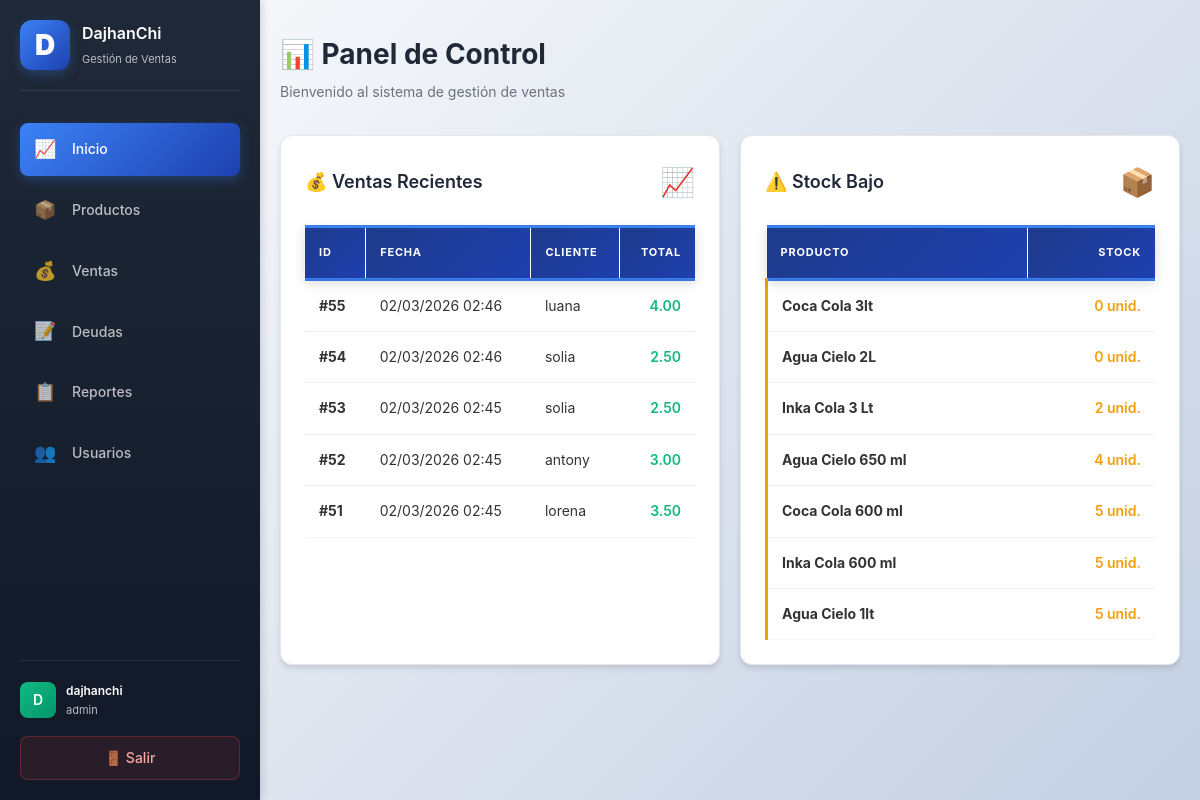
Screenshot of / (signed in) with the database file from the repository.
### app.py (models this page shows, shortened)
class Sale(db.Model):
    id = db.Column(db.Integer, primary_key=True)
    user_id = db.Column(db.Integer, db.ForeignKey("user.id"), nullable=False, index=True)
    created_at = db.Column(db.DateTime, nullable=False, default=datetime.utcnow, index=True)
    customer_name = db.Column(db.String(160))
    payment_method = db.Column(db.String(20), nullable=False, default="efectivo")  # efectivo, yape, fiado
    total_cents = db.Column(db.Integer, nullable=False, default=0)
    paid_cents = db.Column(db.Integer, nullable=False, default=0)
    payment_status = db.Column(db.String(20), nullable=False, default="pagado")  # pagado, pendiente, parcial
    user = db.relationship("User", backref=db.backref("sales", lazy=True))

class Product(db.Model):
    id = db.Column(db.Integer, primary_key=True)
    user_id = db.Column(db.Integer, db.ForeignKey("user.id"), nullable=False, index=True)
    name = db.Column(db.String(160), nullable=False, index=True)
    sku = db.Column(db.String(64), nullable=True, index=True)
    package_cost_cents = db.Column(db.Integer, nullable=False, default=0)
    package_quantity = db.Column(db.Integer, nullable=False, default=1)
    cost_cents = db.Column(db.Integer, nullable=False, default=0)
    price_cents = db.Column(db.Integer, nullable=False, default=0)
    stock = db.Column(db.Integer, nullable=False, default=0, index=True)
    user = db.relationship("User", backref=db.backref("products", lazy=True))

### app.py (the view)
@app.route("/")
@login_required
def dashboard():
    user_id = session.get("user_id")
    recent_sales = Sale.query.filter_by(user_id=user_id).options(db.joinedload(Sale.items)).order_by(Sale.created_at.desc()).limit(5).all()
    low_stock = Product.query.filter(Product.user_id == user_id, Product.stock <= 5).order_by(Product.stock.asc()).limit(10).all()
    return render_template("dashboard.html", recent_sales=recent_sales, low_stock=low_stock)

### app.py (called while the page is built, shortened)
@app.before_request
def init_db_once():
    global _db_initialized
    if _db_initialized:
        return

@app.template_filter("money")
def format_money(cents):
    if cents is None:
        return "0.00"
    return f"{cents / 100:.2f}"

def login_required(view):
    @wraps(view)
    def wrapped(*args, **kwargs):
        if not session.get("user_id"):
            return redirect(url_for("login"))
        return view(*args, **kwargs)
    return wrapped

### templates/dashboard.html
{% extends "base.html" %}
{% block content %}
<div class="page-head">
    <div>
        <h1>📊 Panel de Control</h1>
        <p style="color: #6b7280; margin: 4px 0 0 0;">Bienvenido al sistema de gestión de ventas</p>
    </div>
</div>
<div class="grid">
    <div class="card">
        <div style="display: flex; align-items: center; justify-content: space-between; margin-bottom: 20px;">
            <h2 style="margin: 0;">💰 Ventas Recientes</h2>
            <span style="font-size: 28px;">📈</span>
        </div>
        {% if recent_sales %}
        <table>
            <thead>
                <tr>
                    <th>ID</th>
                    <th>Fecha</th>
                    <th>Cliente</th>
                    <th style="text-align: right;">Total</th>
                </tr>
            </thead>
            <tbody>
            {% for sale in recent_sales %}
                <tr>
                    <td><strong>#{{ sale.id }}</strong></td>
                    <td>{{ sale.created_at.strftime("%d/%m/%Y %H:%M") }}</td>
                    <td>{{ sale.customer_name or "Cliente genérico" }}</td>
                    <td style="text-align: right; color: #10b981; font-weight: 600;">{{ sale.total_cents | money }}</td>
                </tr>
            {% endfor %}
            </tbody>
        </table>
        {% else %}
        <div style="text-align: center; padding: 32px 0; color: #9ca3af;">
            <p style="font-size: 32px; margin: 0;">📭</p>
            <p style="margin: 12px 0 0 0;">No hay ventas registradas aún</p>
        </div>
        {% endif %}
    </div>
    <div class="card">
        <div style="display: flex; align-items: center; justify-content: space-between; margin-bottom: 20px;">
            <h2 style="margin: 0;">⚠️ Stock Bajo</h2>
            <span style="font-size: 28px;">📦</span>
        </div>
        {% if low_stock %}
        <table>
            <thead>
                <tr>
                    <th>Producto</th>
                    <th style="text-align: right;">Stock</th>
                </tr>
            </thead>
            <tbody>
            {% for product in low_stock %}
                <tr style="border-left: 3px solid #f59e0b;">
                    <td><strong>{{ product.name }}</strong></td>
                    <td style="text-align: right; color: #f59e0b; font-weight: 600;">{{ product.stock }} unid.</td>
                </tr>
            {% endfor %}
            </tbody>
        </table>
        {% else %}
        <div style="text-align: center; padding: 32px 0; color: #9ca3af;">
            <p style="font-size: 32px; margin: 0;">✓</p>
            <p style="margin: 12px 0 0 0; color: #10b981;">Todos los productos tienen stock suficiente</p>
        </div>
        {% endif %}
    </div>
</div>
{% endblock %}

### static/style.css (style rules this page uses)
:root { --primary: #3b82f6; --primary-dark: #1e40af; --primary-light: #dbeafe; --secondary: #6366f1; --success: #10b981; --danger: #ef4444; --warning: #f59e0b; --dark: #1f2937; --gray: #6b7280; --light: #f3f4f6; --border: #e5e7eb; --shadow: 0 4px 6px rgba(0, 0, 0, 0.07), 0 2px 4px rgba(0, 0, 0, 0.05); --shadow-lg: 0 10px 15px rgba(0, 0, 0, 0.1), 0 4px 6px rgba(0, 0, 0, 0.05); --transition: all 0.15s ease; }
* { box-sizing: border-box; }
html { scroll-behavior: auto; }
body { font-family: -apple-system, BlinkMacSystemFont, "Segoe UI", "Roboto", "Oxygen", "Ubuntu", "Cantarell", sans-serif; margin: 0; background: linear-gradient(135deg, #f5f7fa 0%, #c3cfe2 100%); color: var(--dark); min-height: 100vh; line-height: 1.6; font-size: 14px; will-change: auto; }
.page-head { display: flex; justify-content: space-between; align-items: center; margin-bottom: 32px; gap: 24px; flex-wrap: wrap; }
.page-head h1 { font-size: 28px; margin: 0; color: var(--dark); font-weight: 700; }
.card { background: #fff; border-radius: 12px; padding: 24px; box-shadow: var(--shadow); margin-bottom: 20px; border: 1px solid var(--border); transition: var(--transition); }
.card h2 { margin-top: 0; margin-bottom: 20px; color: var(--dark); font-size: 18px; font-weight: 600; }
.grid { display: grid; gap: 20px; grid-template-columns: repeat(auto-fit, minmax(300px, 1fr)); }
table { width: 100%; border-collapse: collapse; font-size: 14px; table-layout: auto; position: relative; }
thead { background: linear-gradient(135deg, #1e3a8a 0%, #1e40af 100%); border-top: 3px solid #3b82f6; border-bottom: 3px solid #3b82f6; position: sticky; top: 0; z-index: 100; box-shadow: 0 4px 12px rgba(0, 0, 0, 0.15); }
th { text-align: left; padding: 16px 14px; font-weight: 700; color: #ffffff; text-transform: uppercase; letter-spacing: 0.8px; font-size: 11px; background: linear-gradient(135deg, #1e3a8a 0%, #1e40af 100%); border-right: 1px solid rgba(255, 255, 255, 0.1); }
th:last-child { border-right: none; }
td { text-align: left; padding: 14px; border-bottom: 1px solid #f0f0f0; color: #333; vertical-align: middle; }
tbody tr { transition: all 0.2s ease; background: #ffffff; border-bottom: 1px solid #f3f4f6; }
tbody tr:last-child td { border-bottom: none; }
h1 { color: var(--dark); font-size: 28px; font-weight: 700; }
h2 { color: var(--dark); font-size: 20px; font-weight: 600; }

### rows the page displays
Sale: id "55", created_at "02/03/2026 02:46", customer_name "luana", total_cents "4.00"
Sale: id "54", created_at "02/03/2026 02:46", customer_name "solia", total_cents "2.50"
Sale: id "53", created_at "02/03/2026 02:45", customer_name "solia", total_cents "2.50"
Sale: id "52", created_at "02/03/2026 02:45", customer_name "antony", total_cents "3.00"
Sale: id "51", created_at "02/03/2026 02:45", customer_name "lorena", total_cents "3.50"
Product: name "Coca Cola 3lt", stock "0"
Product: name "Agua Cielo 2L", stock "0"
Product: name "Inka Cola 3 Lt", stock "2"
Product: name "Agua Cielo 650 ml", stock "4"
Product: name "Coca Cola 600 ml", stock "5"
Product: name "Inka Cola 600 ml", stock "5"
Product: name "Agua Cielo 1lt", stock "5"

### other values shown
{{ session.get('username', 'U')[0].upper() }} "D"
{{ session.get('username', 'Usuario') }} "dajhanchi"
{{ session.get('role', 'user') }} "admin"
